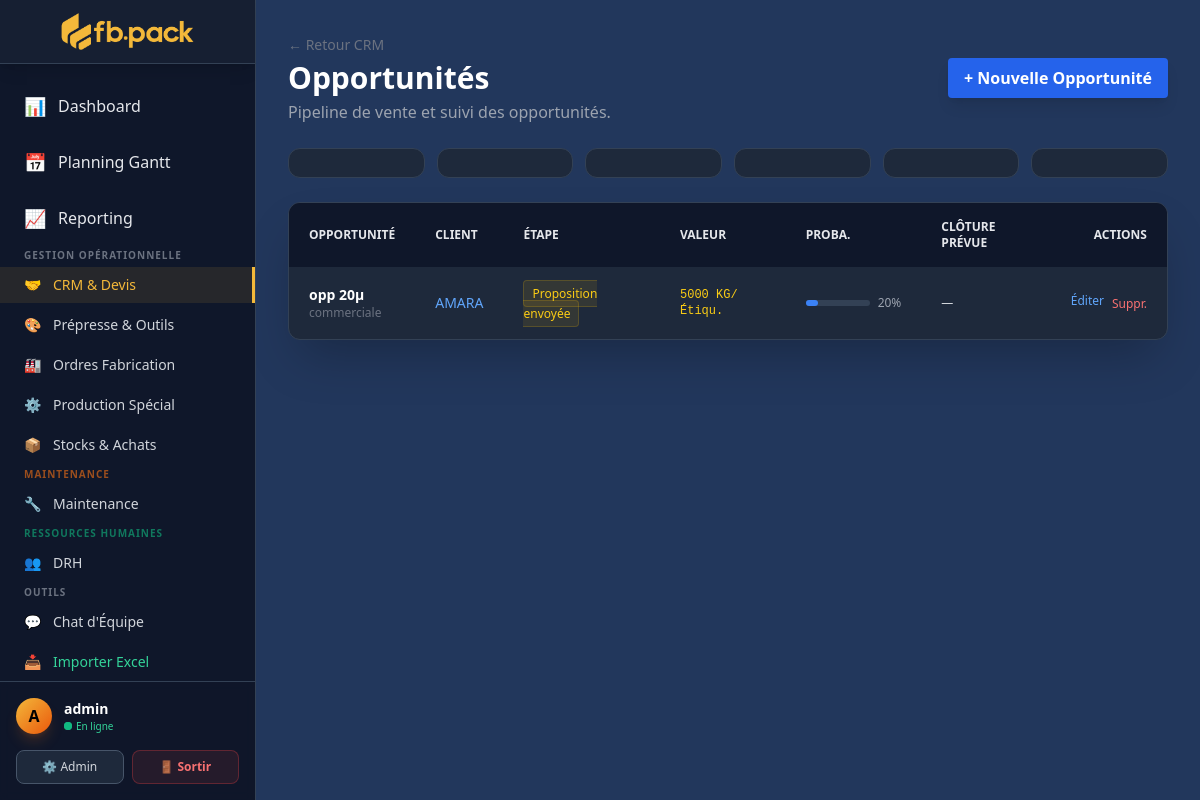
The page /crm/opportunites/ (signed in) on the database its author committed.
### core/models.py (models this page shows, shortened)
class Opportunite(models.Model):
    STAGE_CHOICES = [
        ('PROSPECT', 'Prospect'),
        ('QUALIFICATION', 'Qualification'),
        ('PROPOSITION', 'Proposition envoyée'),
        ('NEGOCIATION', 'Négociation'),
        ('GAGNE', 'Gagné ✓'),
        ('PERDU', 'Perdu ✗'),
    ]
    client = models.ForeignKey(Client, on_delete=models.CASCADE, verbose_name="Client")
    commercial = models.ForeignKey(
        User, on_delete=models.SET_NULL, null=True, blank=True,
        verbose_name="Commercial responsable"
    )
    titre = models.CharField("Titre de l'opportunité", max_length=200)
    description = models.TextField("Description", blank=True)
    status = models.CharField("Étape", max_length=20, choices=STAGE_CHOICES, default='PROSPECT')
    valeur_estimee = models.DecimalField("Volume Estimé (KG/Étiquette)", max_digits=14, decimal_places=2, default=0)
    probabilite = models.IntegerField("Probabilité de gain (%)", default=20)
    date_ouverture = models.DateField("Date d'ouverture", default=timezone.now)
    date_cloture_prevue = models.DateField("Date de clôture prévue", null=True, blank=True)
    date_cloture_reelle = models.DateField("Date de clôture réelle", null=True, blank=True)
    motif_perte = models.CharField("Motif de perte", max_length=200, blank=True)
    notes = models.TextField("Notes", blank=True)
    class Meta:
        verbose_name = "Opportunité"
        verbose_name_plural = "Opportunités"
        ordering = ['-date_ouverture']

class Client(models.Model):
    STATUS_CHOICES = [
        ('PROSPECT', 'Prospect'),
        ('ACTIVE', 'Actif'),
        ('VIP', 'VIP'),
        ('LOST', 'Perdu'),
    ]
    SEGMENT_CHOICES = [
        ('FLEXO', 'Flexographie'),
        ('HELIO', 'Héliogravure'),
        ('EXTRUSION', 'Extrusion'),
        ('AUTRE', 'Autre'),
    ]
    SIZE_CHOICES = [
        ('TPE', 'TPE (< 10 salariés)'),
        ('PME', 'PME (10-250)'),
        ('ETI', 'ETI (250-5000)'),
        ('GE', 'Grande Entreprise (> 5000)'),
    ]
    REGION_CHOICES = [
        ('NORD', 'Nord'),
        ('SUD', 'Sud'),
        ('EST', 'Est'),
        ('OUEST', 'Ouest'),
        ('CENTRE', 'Centre'),
        ('EXPORT', 'Export'),
    ]
    name = models.CharField("Raison Sociale", max_length=200)
    code_client = models.CharField("Code Client Interne", max_length=50, blank=True, unique=True, null=True)
    status = models.CharField(max_length=20, choices=STATUS_CHOICES, default='PROSPECT')
    segment = models.CharField("Segment d'activité", max_length=20, choices=SEGMENT_CHOICES, default='FLEXO')
    size = models.CharField("Taille du client", max_length=10, choices=SIZE_CHOICES, blank=True)
    region = models.CharField("Région / Zone", max_length=10, choices=REGION_CHOICES, blank=True)
    ca_estime = models.DecimalField("Volume Estimé (KG/Étiquette)", max_digits=14, decimal_places=2, default=0)
    sector = models.CharField("Secteur d'activité", max_length=100, blank=True)
    city = models.CharField("Ville", max_length=100)
    address = models.TextField("Adresse complète", blank=True)
    phone = models.CharField("Téléphone", max_length=50)
    email = models.EmailField(blank=True)
    website = models.URLField("Site web", blank=True)
    commercial = models.ForeignKey(
        User, on_delete=models.SET_NULL, null=True, blank=True,
        verbose_name="Commercial responsable", related_name='clients'
    )
    date_creation = models.DateField("Date d'entrée", default=timezone.now)
    notes = models.TextField("Notes internes", blank=True)
    class Meta:
        verbose_name = "Client"
        verbose_name_plural = "Clients"
        ordering = ['name']

### core/views.py (the view)
# urls.py: path('crm/opportunites/', views.opportunites_view, name='opportunites_view'),
@login_required
def opportunites_view(request):
    opportunites = Opportunite.objects.all().order_by('-date_ouverture')
    pipeline = {}
    for stage_code, stage_label in Opportunite.STAGE_CHOICES:
        pipeline[stage_code] = {
            'label': stage_label,
            'items': Opportunite.objects.filter(status=stage_code),
            'total': Opportunite.objects.filter(status=stage_code).aggregate(
                t=Sum('valeur_estimee'))['t'] or 0,
        }
    return render(request, 'crm/opportunites.html', {
        'opportunites': opportunites,
        'pipeline': pipeline
    })

### templates/crm/opportunites.html (shortened to what this page needs)
{% extends 'base.html' %}
{% block content %}
<div class="max-w-7xl mx-auto">
    <div class="mb-6 flex flex-col md:flex-row md:items-center md:justify-between gap-4">
        <div>
            <div class="mb-1">
                <a href="{% url 'crm_view' %}" class="text-gray-500 hover:text-white text-sm transition">← Retour CRM</a>
            </div>
            <h1 class="text-3xl font-bold text-white">Opportunités</h1>
            <p class="text-gray-400 mt-1">Pipeline de vente et suivi des opportunités.</p>
        </div>
        <a href="{% url 'add_opportunite' %}" class="bg-blue-600 hover:bg-blue-500 text-white font-bold py-2 px-4 rounded shadow-lg transition">
            + Nouvelle Opportunité
        </a>
    </div>
    <div class="grid grid-cols-2 md:grid-cols-6 gap-3 mb-6">
        {% for stage_code, stage_label in pipeline.items %}
        <div class="bg-slate-800 rounded-xl border border-slate-700 p-3 text-center">
        </div>
        {% endfor %}
    </div>
    <div class="bg-slate-800 rounded-xl border border-slate-700 overflow-hidden shadow-2xl">
        <div class="overflow-x-auto">
            <table class="w-full text-left text-sm text-gray-400">
                <thead class="bg-slate-900 text-gray-200 uppercase font-bold text-xs">
                    <tr>
                        <th class="px-5 py-4">Opportunité</th>
                        <th class="px-5 py-4">Client</th>
                        <th class="px-5 py-4">Étape</th>
                        <th class="px-5 py-4">Valeur</th>
                        <th class="px-5 py-4">Proba.</th>
                        <th class="px-5 py-4">Clôture prévue</th>
                        <th class="px-5 py-4 text-right">Actions</th>
                    </tr>
                </thead>
                <tbody class="divide-y divide-slate-700">
                    {% for opp in opportunites %}
                    <tr class="hover:bg-slate-700/50 transition">
                        <td class="px-5 py-4">
                            <div class="font-bold text-white">{{ opp.titre }}</div>
                            {% if opp.commercial %}<div class="text-xs text-gray-500">{{ opp.commercial.get_full_name|default:opp.commercial.username }}</div>{% endif %}
                        </td>
                        <td class="px-5 py-4">
                            <a href="{% url 'client_detail' opp.client.id %}" class="text-blue-400 hover:underline">{{ opp.client.name }}</a>
                        </td>
                        <td class="px-5 py-4">
                            {% if opp.status == 'GAGNE' %}
                                <span class="bg-green-500/10 text-green-400 px-2 py-1 rounded text-xs border border-green-500/20">{{ opp.get_status_display }}</span>
                            {% elif opp.status == 'PERDU' %}
                                <span class="bg-red-500/10 text-red-400 px-2 py-1 rounded text-xs border border-red-500/20">{{ opp.get_status_display }}</span>
                            {% elif opp.status == 'NEGOCIATION' %}
                                <span class="bg-orange-500/10 text-orange-400 px-2 py-1 rounded text-xs border border-orange-500/20">{{ opp.get_status_display }}</span>
                            {% elif opp.status == 'PROPOSITION' %}
                                <span class="bg-yellow-500/10 text-yellow-400 px-2 py-1 rounded text-xs border border-yellow-500/20">{{ opp.get_status_display }}</span>
                            {% else %}
                                <span class="bg-blue-500/10 text-blue-400 px-2 py-1 rounded text-xs border border-blue-500/20">{{ opp.get_status_display }}</span>
                            {% endif %}
                        </td>
                        <td class="px-5 py-4 text-yellow-400 font-mono text-xs">{{ opp.valeur_estimee|floatformat:0 }} KG/Étiqu.</td>
                        <td class="px-5 py-4">
                            <div class="flex items-center gap-2">
                                <div class="w-16 bg-slate-700 rounded-full h-1.5">
                                    <div class="bg-blue-500 h-1.5 rounded-full" style="width: {{ opp.probabilite }}%"></div>
                                </div>
                                <span class="text-xs text-gray-400">{{ opp.probabilite }}%</span>
                            </div>
                        </td>
                        <td class="px-5 py-4 text-gray-300 text-xs">{{ opp.date_cloture_prevue|date:"d/m/Y"|default:"—" }}</td>
                        <td class="px-5 py-4 text-right">
                            <div class="flex justify-end gap-2">
                                <a href="{% url 'edit_opportunite' opp.id %}" class="text-blue-400 hover:text-blue-300 text-xs">Éditer</a>
                                <form method="post" action="{% url 'delete_opportunite' opp.id %}" onsubmit="return confirm('Supprimer ?')" class="inline">
                                    <button type="submit" class="text-red-400 hover:text-red-300 text-xs">Suppr.</button>
                                </form>
                            </div>
                        </td>
                    </tr>
                    {% empty %}
                    <tr>
                        <td colspan="7" class="px-6 py-10 text-center text-gray-500">
                            Aucune opportunité. <a href="{% url 'add_opportunite' %}" class="text-blue-400 hover:underline">En créer une</a>
                        </td>
                    </tr>
                    {% endfor %}
                </tbody>
            </table>
        </div>
    </div>
</div>
{% endblock %}

### templates/base.html (shortened to what this page needs)
{% load static %}
<!DOCTYPE html>
<html lang="fr" class="dark">
<head>
    <script src="https://cdn.tailwindcss.com"></script>
</head>
<body class="bg-darkbg text-gray-200 font-sans h-screen flex overflow-hidden">
    <aside class="w-64 bg-slate-900 border-r border-slate-700 flex flex-col shrink-0 transition-all duration-300">
        <div class="h-16 flex items-center justify-center border-b border-slate-700 p-2 shadow-lg bg-slate-800/50">
            <img src="{% static 'logo.png' %}" alt="Logo FB PACK" class="h-12 w-auto object-contain">
        </div>
        <nav class="flex-1 py-4 overflow-y-auto space-y-1">
            <a href="{% url 'dashboard' %}" class="nav-link flex items-center px-6 py-3 transition group {% if request.resolver_match.url_name == 'dashboard' %}active{% endif %}">
                <span class="mr-3 text-lg">📊</span> Dashboard
            </a>
            <a href="{% url 'planning' %}" class="nav-link flex items-center px-6 py-3 transition group {% if request.resolver_match.url_name == 'planning' %}active{% endif %}">
                <span class="mr-3 text-lg">📅</span> Planning Gantt
            </a>
            <a href="{% url 'reporting' %}" class="nav-link flex items-center px-6 py-3 transition group {% if request.resolver_match.url_name == 'reporting' %}active{% endif %}">
                <span class="mr-3 text-lg">📈</span> Reporting
            </a>
            <div class="mt-6 mb-2 px-6 text-[10px] font-extrabold text-gray-500 uppercase tracking-widest">
                Gestion Opérationnelle
            </div>
            <a href="{% url 'crm_view' %}" class="nav-link flex items-center px-6 py-2 transition text-sm text-gray-300 {% if 'crm' in request.path %}active{% endif %}">
                <span class="mr-3">🤝</span> CRM & Devis
            </a>
            <a href="{% url 'prepress_view' %}" class="nav-link flex items-center px-6 py-2 transition text-sm text-gray-300 {% if 'prepress' in request.path %}active{% endif %}">
                <span class="mr-3">🎨</span> Prépresse & Outils
            </a>
            <a href="{% url 'of_list' %}" class="nav-link flex items-center px-6 py-2 transition text-sm text-gray-300 {% if '/of/' in request.path %}active{% endif %}">
                <span class="mr-3">🏭</span> Ordres Fabrication
            </a>
            <a href="{% url 'prod_dashboard' %}" class="nav-link flex items-center px-6 py-2 transition text-sm text-gray-300 {% if '/prod/' in request.path and '/encre/' not in request.path %}active{% endif %}">
                <span class="mr-3">⚙️</span> Production Spécial
            </a>
            <a href="{% url 'stock_advanced' %}" class="nav-link flex items-center px-6 py-2 transition text-sm text-gray-300 {% if '/stock/' in request.path %}active{% endif %}">
                <span class="mr-3">📦</span> Stocks & Achats
            </a>
            <div class="mt-6 mb-2 px-6 text-[10px] font-extrabold text-orange-500/60 uppercase tracking-widest">
                Maintenance
            </div>
            <a href="{% url 'maintenance_dashboard' %}" class="nav-link-maint flex items-center px-6 py-2 transition text-sm text-gray-300 {% if '/maintenance/' in request.path %}active{% endif %}">
                <span class="mr-3">🔧</span>
                <span>Maintenance</span>
            </a>
            <div class="mt-6 mb-2 px-6 text-[10px] font-extrabold text-emerald-500/60 uppercase tracking-widest">
                Ressources Humaines
            </div>
            <a href="{% url 'drh_dashboard' %}" class="nav-link-drh flex items-center px-6 py-2 transition text-sm text-gray-300 {% if '/drh/' in request.path %}active{% endif %}">
                <span class="mr-3">👥</span>
                <span>DRH</span>
            </a>
            <div class="mt-6 mb-2 px-6 text-[10px] font-extrabold text-gray-500 uppercase tracking-widest">
                Outils
            </div>
            <a href="{% url 'chat_home' %}" class="nav-link flex items-center px-6 py-2 transition text-sm text-gray-300 {% if 'chat' in request.path %}active{% endif %}">
                <span class="mr-3">💬</span> Chat d'Équipe
            </a>
            <a href="{% url 'import_stock' %}" class="nav-link flex items-center px-6 py-2 transition text-sm text-emerald-400 hover:text-emerald-300 {% if 'import' in request.path %}active{% endif %}">
                <span class="mr-3">📥</span> Importer Excel
            </a>
        </nav>
        <div class="mt-auto border-t border-slate-700 p-4 bg-slate-900/80 backdrop-blur-sm">
            <div class="flex items-center gap-3 mb-4">
                <div class="h-9 w-9 rounded-full bg-gradient-to-br from-neon to-orange-600 flex items-center justify-center text-black font-bold shadow-lg shadow-orange-500/20">
                    {{ user.username|slice:":1"|upper }}
                </div>
                <div class="overflow-hidden">
                    <p class="text-sm font-bold text-white truncate w-32">{{ user.username|default:"Utilisateur" }}</p>
                    <p class="text-[10px] text-emerald-400 flex items-center gap-1">
                        <span class="relative flex h-2 w-2">
                            <span class="relative inline-flex rounded-full h-2 w-2 bg-emerald-500"></span>
                        </span>
                        En ligne
                    </p>
                </div>
            </div>
            <div class="grid grid-cols-2 gap-2">
                <a href="{% url 'admin_view' %}" class="flex items-center justify-center gap-1 text-xs font-medium bg-slate-800 hover:bg-slate-700 text-gray-300 py-2 rounded-lg border border-slate-600 transition duration-200">
                    ⚙️ Admin
                </a>
                <form action="{% url 'logout' %}" method="post" class="w-full">
                    <button type="submit" class="w-full flex items-center justify-center gap-1 text-xs font-bold bg-red-500/10 hover:bg-red-500/20 text-red-400 border border-red-500/30 py-2 rounded-lg transition duration-200">
                        🚪 Sortir
                    </button>
                </form>
            </div>
        </div>
    </aside>
    <main class="flex-1 overflow-auto bg-darkbg relative w-full h-full">
        <div class="p-8">
            {% block content %}
            {% endblock %}
        </div>
    </main>
</body>
</html>

### rows shown on the page
Opportunite: titre "opp 20µ", commercial.get_full_name "commerciale", client.name "AMARA", status "Proposition envoyée", valeur_estimee "5000", probabilite "20", date_cloture_prevue "—"

### other values the page prints
{{ user.username|slice:":1"|upper }} "A"
{{ user.username|default:"Utilisateur" }} "admin"
